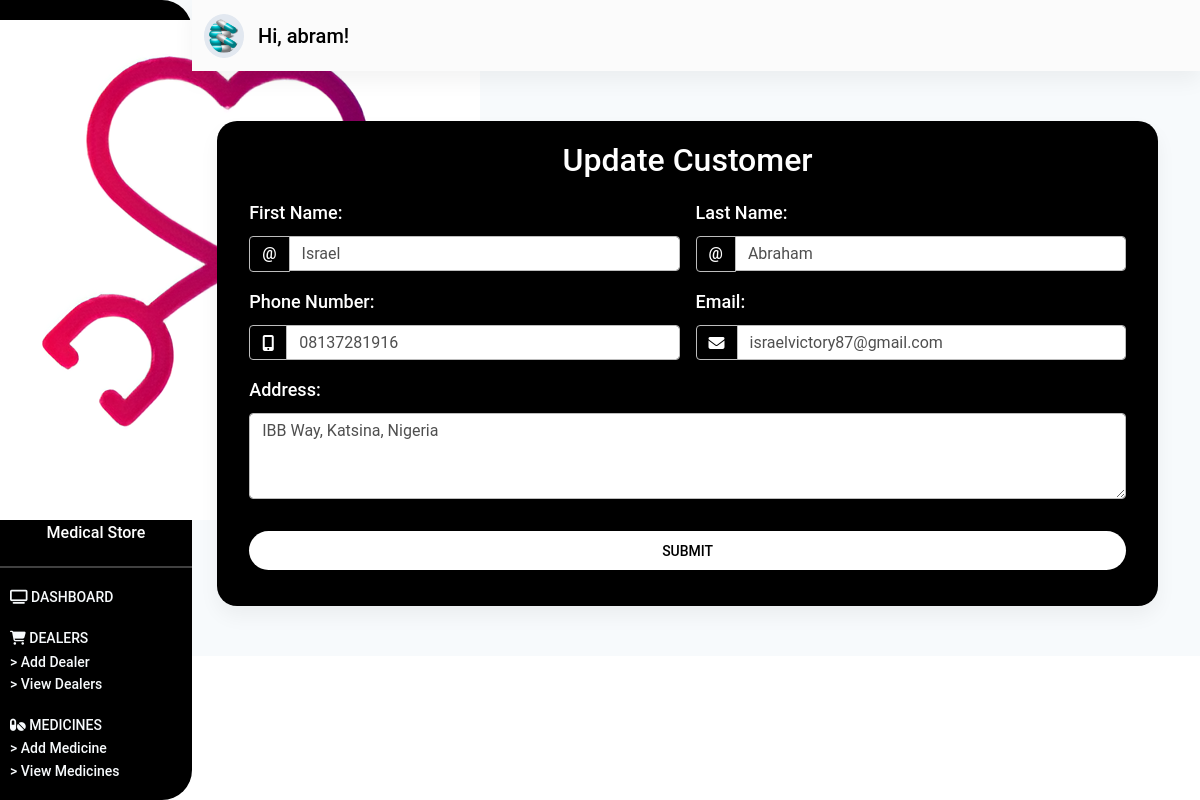
The app's page /customers/update-customer/1/ (signed in) with its own data.
### store/models.py (models this page shows, shortened)
class Customer(models.Model):
    fname = models.CharField(max_length=100)
    lname = models.CharField(max_length=100)
    address = models.TextField()
    phone_number = models.CharField(max_length=15)
    email = models.CharField(max_length=50)

### store/views.py (the view, shortened to what this page needs)
# urls.py: path('customers/update-customer/<int:pk>/', update_customer, name="update-customer"),
@login_required(login_url="/login/")
def update_customer(request, pk):
    customer = Customer.objects.get(id=pk)
    form = UpdateCustomerForm(instance=customer)
    context = {
        "form": form,
    }
    return render(request, "store/update-customer.html", context)

### store/templates/store/update-customer.html (shortened to what this page needs)
{% extends 'store/base.html' %}
{% load static %}
{% block content %}
    <section id="dashboard_section" class="dashboard_section">
        {% include "store/_dashboard-admin.html" %}
        <div class="container-fluid">
            <div class="add_dealer">
                <div class="customer__card card">
                    <p class="h2">
                        Update Customer
                    </p>
                    <div class="add__dealer__form">
                        <div class="container">
                            <form class="row g-3 needs-validation" method="POST">
                                <div class="col-md-6">
                                    <label for="validationCustomFirstName" class="form-label">
                                        First Name:
                                    </label>
                                    <div class="input-group">
                                        <span class="input-group-text" id="inputGroupPrepend">@</span>
                                        {{ form.fname }}
                                    </div>
                                </div>
                                <div class="col-md-6">
                                    <label for="validationCustomLastName" class="form-label">
                                        Last Name:
                                    </label>
                                    <div class="input-group">
                                        <span class="input-group-text" id="inputGroupPrepend">@</span>
                                        {{ form.lname }}
                                    </div>
                                </div>
                                <div class="col-md-6">
                                    <label for="validationPhoneNumber" class="form-label">
                                        Phone Number:
                                    </label>
                                    <div class="input-group">
                                        <span class="input-group-text" id="inputGroupPrepend">
                                            <i class="fa fa-mobile" aria-hidden="true"></i>
                                        </span>
                                        {{ form.phone_number }}
                                    </div>
                                </div>
                                <div class="col-md-6">
                                    <label for="validationEmail" class="form-label">
                                        Email:
                                    </label>
                                    <div class="input-group">
                                        <span class="input-group-text" id="inputGroupPrepend">
                                            <i class="fa fa-envelope" aria-hidden="true"></i>
                                        </span>
                                        {{ form.email }}
                                    </div>
                                </div>
                                <div class="col-md-12">
                                    <div class="form-group">
                                        <label for="validationAddress" class="form-label">
                                            Address:
                                        </label>
                                        {{ form.address }}
                                    </div>
                                </div>
                                <div class="col-12 pt-3">
                                    <div class="col-12 pb-3">
                                        <button class="btn btn-block login-button" type="submit">
                                            Submit
                                        </button>
                                    </div>
                                </div>
                            </form>
                        </div>
                    </div>
                </div>
            </div>
        </div>
    </section>
{% endblock content %}

### store/templates/store/_dashboard-admin.html (shortened to what this page needs)
{% load static %}
<div class="dashboard_header" id="sidebarToggleButton">
    <div class="dasboard_sidebar">
        <nav class="sidenav_bar sidenav-d-none" id="sideNavBar">
            <div class="dashboard_logo">
                <div class="logo_flex">
                    <span class="text">
                        Medical Store
                    </span>
                </div>
            </div>
            <hr class="hr_sidenav">
            <div class="sidebar_main">
                <ul class="sidebar">
                    <li class="sidebar_item">
                        <a href="{% url 'store:dashboard-admin' %}" class="item_link">
                            <i class="fa fa-television" aria-hidden="true"></i>
                            <span class="item_text sidebar_active">
                                Dashboard
                            </span>
                        </a>
                    </li>
                    <li class="sidebar_item">
                        <a class="item_link" id="dealerID">
                            <i class="fa fa-shopping-cart" aria-hidden="true"></i>
                            <span class="item_text">
                                Dealers
                            </span>
                        </a>
                        <div class="dealer__items" id="dealerItems">
                            <a href="{% url "store:add-dealer" %}" class="dealer__item">
                                > Add Dealer
                            </a>
                            <a href="{% url "store:view-dealers" %}" class="dealer__item">
                                > View Dealers
                            </a>
                        </div>
                    </li>
                    <li class="sidebar_item">
                        <a class="item_link" id="medicineID">
                            <i class="fas fa-pills    "></i>
                            <span class="item_text">
                                Medicines
                            </span>
                        </a>
                        <div class="medicine__items" id="medicineItems">
                            <a href="{% url 'store:add-medicine' %}" class="dealer__item">
                                > Add Medicine
                            </a>
                            <a href="{% url 'store:view-medicines' %}" class="dealer__item">
                                > View Medicines
                            </a>
                        </div>
                    </li>
                </ul>
            </div>
        </nav>
    </div>
    <div class="dashboard_navbar" id=mainNavBar>
        <nav class="navbar navbar-expand-sm navbar-light bg-light sticky-top">
            <div class="container-fluid">
                <a class="navbar-brand nav_image" href="#">
                    <img src="{% static 'images/medicine.png' %}" alt="" class="img-responsive">
                    <span class="nav_span" style="font-weight: 550;">
                        Hi, {{ request.user.username }}!
                    </span>
                </a>
            </div>
        </nav>
    </div>
</div>

### store/static/css/styles.css (style rules this page uses)
* { margin: 0%; padding: 0%; box-sizing: border-box; }
label.form-label { color: #fff !important; font-size: 18px; font-weight: 550; }
span.input-group-text { color: #fff !important; font-weight: 550; }
button.login-button { background-color: #fff; border-radius: 20px; font-size: 14px; font-weight: 550; color: #000 !important; }
a.nav_image img { width: 40px; background-color: #e2e8f0; padding: 5px; color: #000 !important; border-radius: 50%; }
span.nav_span { font-weight: 550; color: #000; margin-left: 10px; }
span.sidebar_active { font-weight: 550; }
div.dashboard_navbar { margin-left: 12rem; }
nav.sidenav_bar { width: 12rem; height: 100%; padding-bottom: 50px; position: fixed; background: #000; border-radius: 0px 30px 30px 0px; }
div.dashboard_logo { margin-top: 20px; margin-bottom: 20px; text-align: center; }
div.dashboard_logo span.text { color: #fff !important; font-weight: 550; }
hr.hr_sidenav { background-color: #fff; height: 2px; }
ul.sidebar { list-style: none; padding: 0; margin: 0; display: flex; flex-direction: column; align-items: flex-start; margin-left: 10px; }
li.sidebar_item { margin-bottom: 1rem; }
li.sidebar_item a { color: #f7fafc; font-size: 14px; font-weight: 500; }
li.sidebar_item span.item_text { text-transform: uppercase; }
div.dealer__items, div.medicine__items, div.employee__items, div.customer__items, div.purchase__items { display: flex; flex-direction: column; }
a.dealer__item { color: #f7fafc; font-size: 14px; }
section.dashboard_section { --bg-opacity: 1; background-color: #f7fafc; background-size: contain; }
div.add_dealer { margin-top: 50px; padding-bottom: 50px; }
div.dealer__card, div.medicine__card, div.employee__card, div.customer__card, div.purchase__card, div.confirm__card { padding: 20px; background-color: #000; width: 80%; margin: auto; margin-right: 30px; border-radius: 20px; }
div.dealer__card p.h2, div.medicine__card p.h2, div.employee__card p.h2, div.customer__card p.h2, div.purchase__card p.h2, div.confirm__card p.h2 { text-align: center; color: #fff; margin-bottom: 20px; font-weight: 550; }

### records on screen
Customer: fname "Israel", lname "Abraham", phone_number "08137281916", email "israelvictory87@gmail.com", address "IBB Way, Katsina, Nigeria"

### other values on screen
{{ request.user.username }} "abram"
